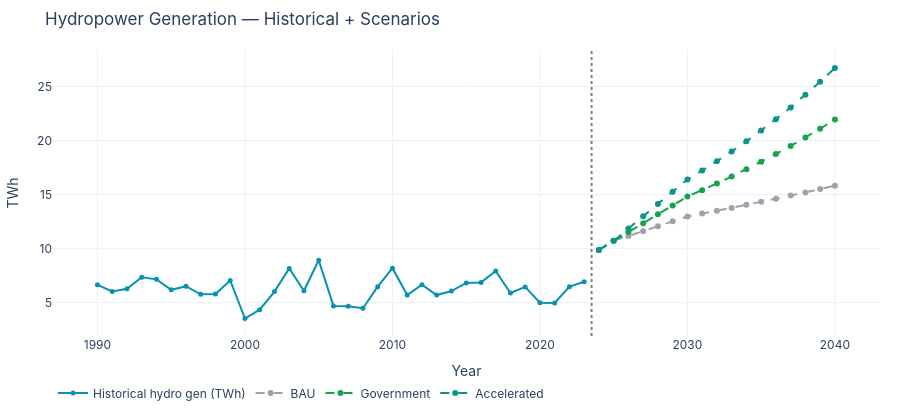

The cell this chart's notebook holds for it:
### Code cell
fig = go.Figure()
hh = df_c[['year','gen_hydro_twh']].dropna()
fig.add_trace(hist_line(hh,'year','gen_hydro_twh','Historical hydro gen (TWh)', COLORS['hydro']))
for sc in ['BAU','Government','Accelerated']:
    sd = scenarios_fc[scenarios_fc['scenario']==sc]
    fig.add_trace(go.Scatter(x=sd['year'], y=sd['gen_hydro_twh'], name=f'{sc}',
                              line=dict(color=COLORS[sc], dash='dash', width=2)))
fig.add_vline(x=2023.5, line=dict(dash='dot', color='grey'))
fig.update_layout(title='Hydropower Generation — Historical + Scenarios',
                  yaxis_title='TWh', xaxis_title='Year', hovermode='x unified')
fig_hydro = to_div(fig, 'hydro-panel', 420)
fig.show()

### Figure 1 — Plotly figure (JSON) as saved in the notebook; plotly's stock layout.template omitted (floating-point values rounded to 4 significant figures)
{"data": [{"line": {"color": "#0891b2", "width": 2}, "marker": {"size": 5}, "mode": "lines+markers", "name": "Historical hydro gen (TWh)", "type": "scatter", "x": [1990, 1991, 1992, 1993, 1994, 1995, 1996, 1997, 1998, 1999, 2000, 2001, 2002, 2003, 2004, 2005, 2006, 2007, 2008, 2009, 2010, 2011, 2012, 2013, 2014, 2015, 2016, 2017, 2018, 2019, 2020, 2021, 2022, 2023], "y": [6.648, 6.031, 6.281, 7.358, 7.156, 6.188, 6.525, 5.777, 5.793, 7.059, 3.528, 4.356, 6.024, 8.169, 6.1, 8.927, 4.7, 4.666, 4.488, 6.483, 8.192, 5.703, 6.653, 5.704, 6.075, 6.825, 6.86, 7.929, 5.897, 6.461, 4.999, 4.972, 6.484, 6.94]}, {"line": {"color": "#9ca3af", "dash": "dash", "width": 2}, "name": "BAU", "type": "scatter", "x": [2024, 2025, 2026, 2027, 2028, 2029, 2030, 2031, 2032, 2033, 2034, 2035, 2036, 2037, 2038, 2039, 2040], "y": [9.88, 10.72, 11.17, 11.62, 12.08, 12.53, 12.98, 13.24, 13.5, 13.77, 14.05, 14.33, 14.61, 14.91, 15.2, 15.51, 15.82]}, {"line": {"color": "#16a34a", "dash": "dash", "width": 2}, "name": "Government", "type": "scatter", "x": [2024, 2025, 2026, 2027, 2028, 2029, 2030, 2031, 2032, 2033, 2034, 2035, 2036, 2037, 2038, 2039, 2040], "y": [9.88, 10.72, 11.54, 12.36, 13.18, 14.0, 14.82, 15.41, 16.03, 16.67, 17.34, 18.03, 18.75, 19.5, 20.28, 21.1, 21.94]}, {"line": {"color": "#0d9488", "dash": "dash", "width": 2}, "name": "Accelerated", "type": "scatter", "x": [2024, 2025, 2026, 2027, 2028, 2029, 2030, 2031, 2032, 2033, 2034, 2035, 2036, 2037, 2038, 2039, 2040], "y": [9.88, 10.72, 11.86, 12.99, 14.13, 15.26, 16.4, 17.22, 18.08, 18.98, 19.93, 20.93, 21.98, 23.07, 24.23, 25.44, 26.71]}], "layout": {"font": {"family": "-apple-system, system-ui, sans-serif", "size": 12}, "height": 420, "hovermode": "x unified", "legend": {"orientation": "h", "x": 0, "xanchor": "left", "y": -0.25, "yanchor": "bottom"}, "margin": {"b": 40, "l": 50, "r": 20, "t": 50}, "shapes": [{"line": {"color": "grey", "dash": "dot"}, "type": "line", "x0": 2024.0, "x1": 2024.0, "xref": "x", "y0": 0, "y1": 1, "yref": "y domain"}], "title": {"text": "Hydropower Generation — Historical + Scenarios"}, "xaxis": {"title": {"text": "Year"}}, "yaxis": {"title": {"text": "TWh"}}}}
